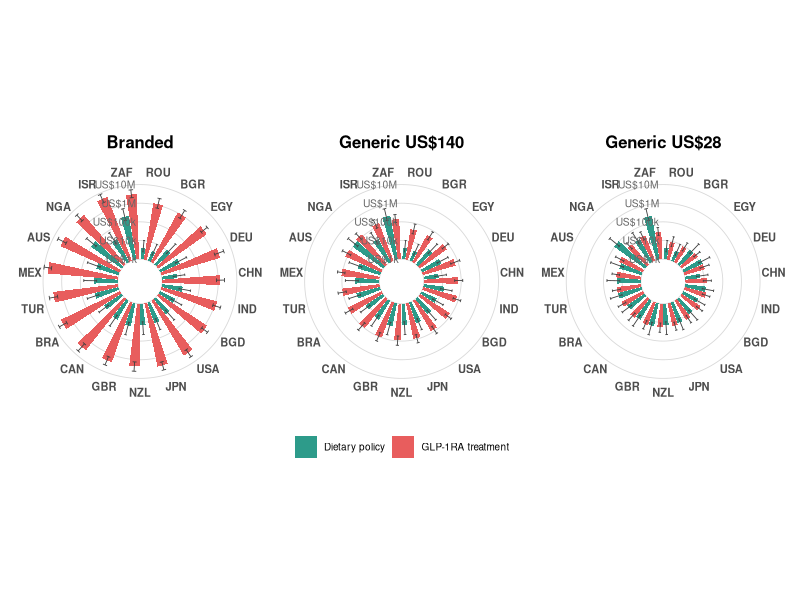
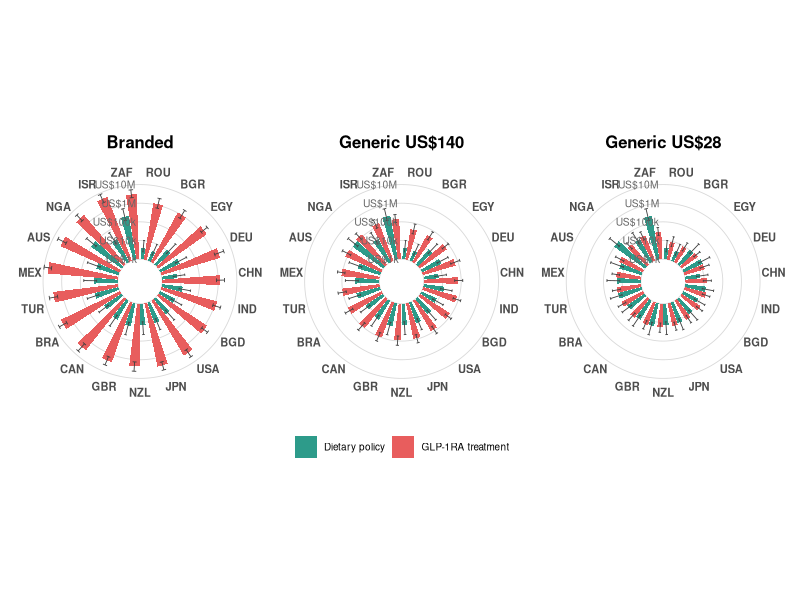
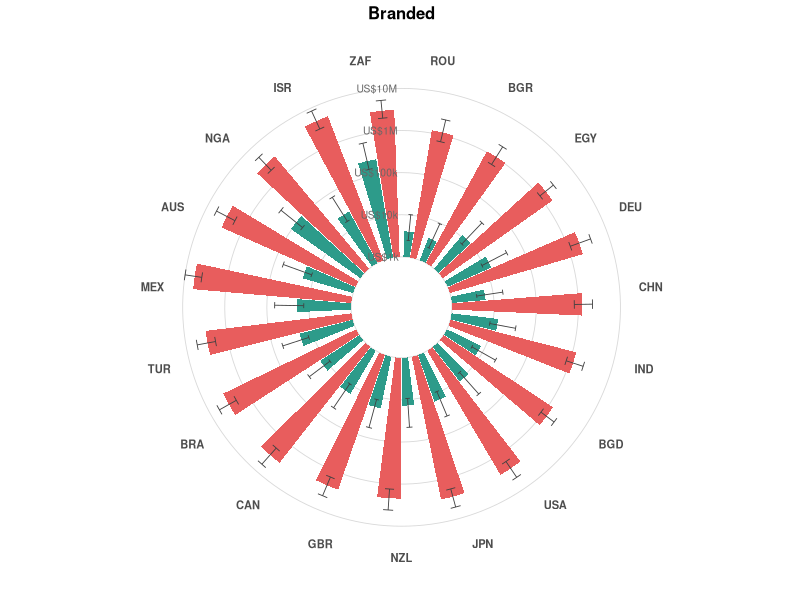
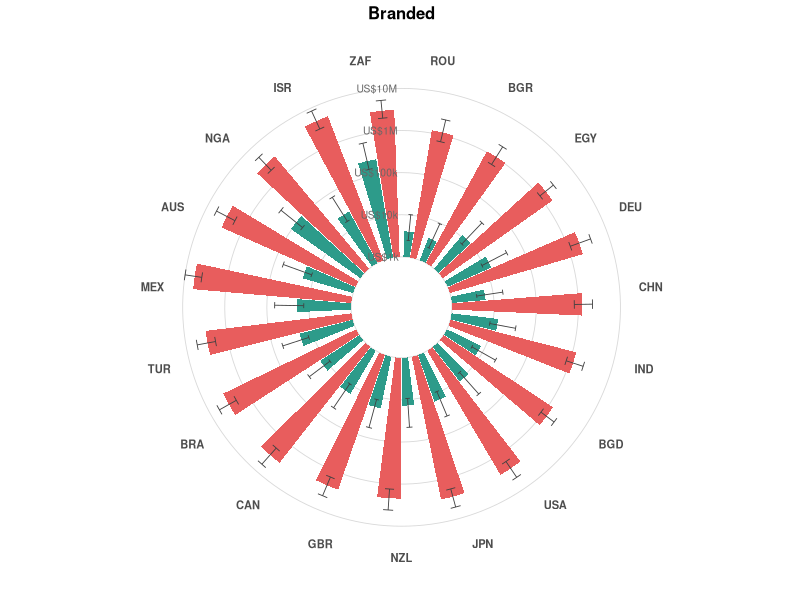
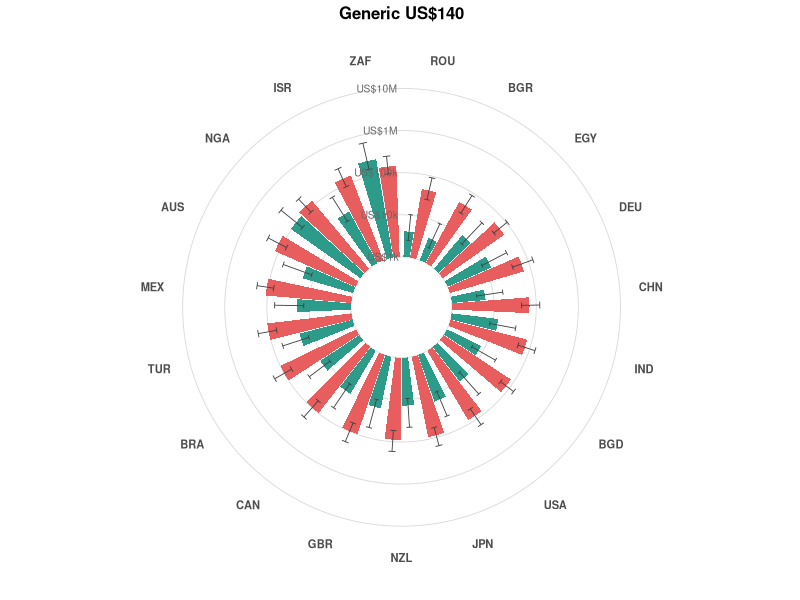
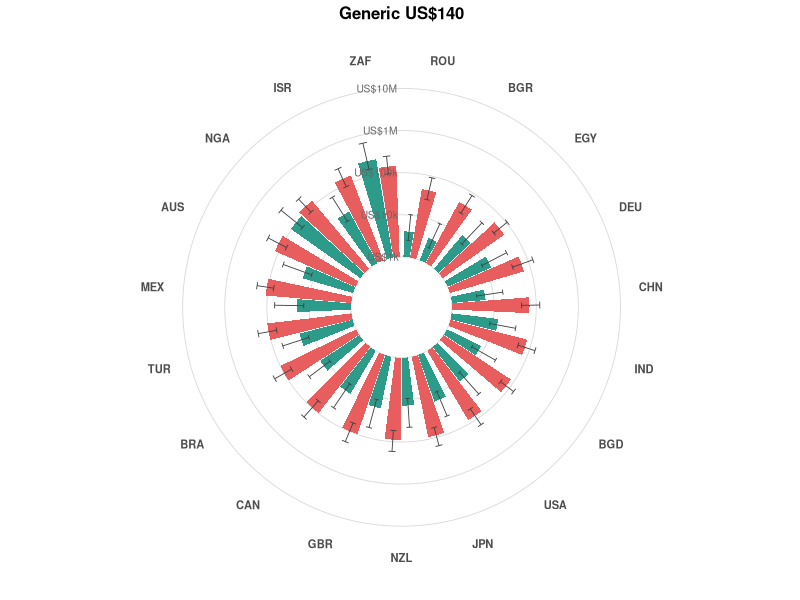
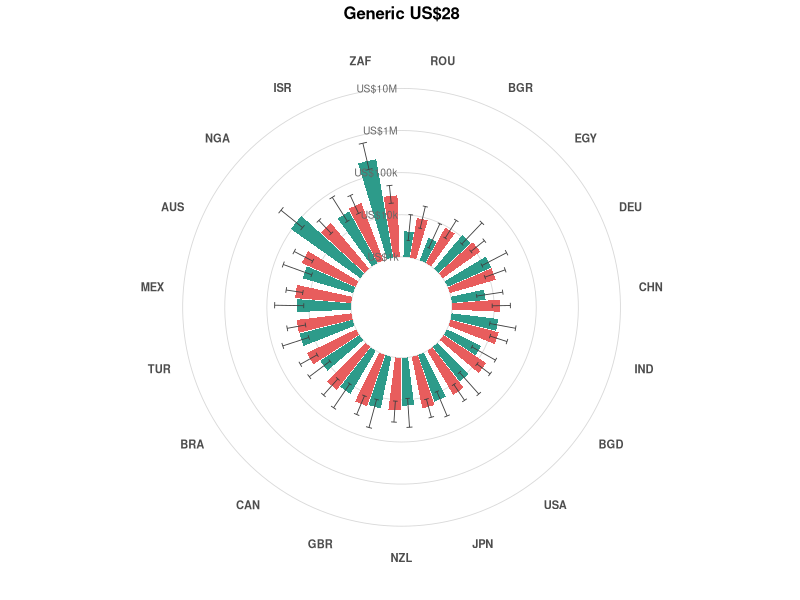
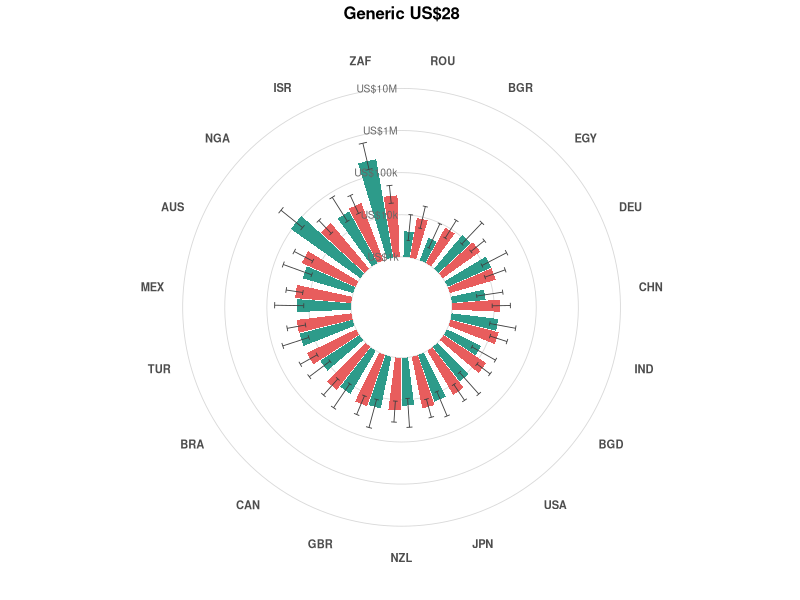

These figures' R source, in order:
suppressMessages({library(ggplot2); library(dplyr); library(tidyr); library(patchwork)})

d <- read.csv("data/results/v3/expenditure_ui/cost_ui.csv", check.names = FALSE) %>%
  filter(outcomes == "IHD + IS", coverage == "20%", ISO3 != "GLB") %>%
  transmute(Country = ISO3, Price = price, diet = diet_pd, diet_lo = diet_pd_lo, diet_hi = diet_pd_hi,
            trt = trt_pd, trt_lo = trt_pd_lo, trt_hi = trt_pd_hi) %>%
  filter(is.finite(diet), is.finite(trt))
col_diet <- "#2d9b8a"; col_glp1 <- "#e85d5d"
ord <- d %>% filter(Price == "Generic $140/yr") %>% arrange(trt) %>% pull(Country)
d_long <- bind_rows(
  d %>% transmute(Country, Price, Arm = "Dietary policy", Cost = diet, lo = diet_lo, hi = diet_hi),
  d %>% transmute(Country, Price, Arm = "GLP-1RA treatment", Cost = trt, lo = trt_lo, hi = trt_hi)) %>%
  mutate(Country = factor(Country, levels = ord), Arm = factor(Arm, c("Dietary policy", "GLP-1RA treatment")),
         y = log10(Cost / 1000), ylo = log10(pmax(lo, 100) / 1000), yhi = log10(pmin(hi, 1e11) / 1000))
brk <- c(1, 10, 100, 1000, 10000); lab <- c("US$1k", "US$10k", "US$100k", "US$1M", "US$10M")
ymax <- max(d_long$yhi, na.rm = TRUE) * 1.02
TITLE <- c("Branded" = "Branded", "Generic $140/yr" = "Generic US$140", "Generic $28/yr" = "Generic US$28")
mk <- function(price, show_leg) {
  ggplot(filter(d_long, Price == price), aes(Country, y, fill = Arm)) +
    geom_hline(yintercept = log10(brk), colour = "grey85", linewidth = 0.3) +
    geom_col(position = position_dodge(width = 0.8), width = 0.75) +
    geom_errorbar(aes(ymin = ylo, ymax = yhi), position = position_dodge(width = 0.8), width = 0.3,
                  linewidth = 0.3, colour = "grey25") +
    annotate("text", x = 0.5, y = log10(brk), label = lab, size = 2.6, colour = "grey40", hjust = 1.1) +
    scale_fill_manual(values = c(col_diet, col_glp1), name = NULL) +
    scale_y_continuous(limits = c(-1.2, ymax)) +
    coord_polar(start = 0) +
    labs(title = TITLE[[price]], x = NULL, y = NULL) +
    theme_minimal(base_size = 9) +
    theme(axis.text.y = element_blank(), axis.text.x = element_text(size = 8, face = "bold"),
          panel.grid = element_blank(), plot.title = element_text(hjust = 0.5, face = "bold", size = 12),
          legend.position = if (show_leg) "bottom" else "none")
}
prices <- c("Branded", "Generic $140/yr", "Generic $28/yr")
p <- mk(prices[1], FALSE) + mk(prices[2], TRUE) + mk(prices[3], FALSE) +
  plot_layout(ncol = 3, guides = "collect") & theme(legend.position = "bottom")
ggsave("data/figures/figure6c_cost_log.pdf", p, width = 18, height = 7, device = cairo_pdf)
ggsave("data/figures/figure6c_cost_log.png", p, width = 18, height = 7, dpi = 300)
OUTDIR <- "data/figures"; dir.create(OUTDIR, showWarnings = FALSE)
tags <- c("branded", "generic140", "generic28")
for (i in seq_along(prices)) {
  pi <- mk(prices[i], FALSE) + theme(plot.background = element_rect(fill = "transparent", colour = NA),
                                     panel.background = element_rect(fill = "transparent", colour = NA))
  ggsave(file.path(OUTDIR, sprintf("fig6c_%s.pdf", tags[i])), pi, width = 6, height = 6.3,
         device = cairo_pdf, bg = "transparent")
  ggsave(file.path(OUTDIR, sprintf("fig6c_%s.png", tags[i])), pi, width = 6, height = 6.3,
         dpi = 600, bg = "transparent")
}
leg <- cowplot::get_legend(mk(prices[2], TRUE) + theme(legend.text = element_text(size = 11)))
ggsave(file.path(OUTDIR, "fig6c_legend.pdf"), leg, width = 4, height = 0.5, device = cairo_pdf, bg = "transparent")
cat("done: data/figures/figure6c_cost_log.*\n")
